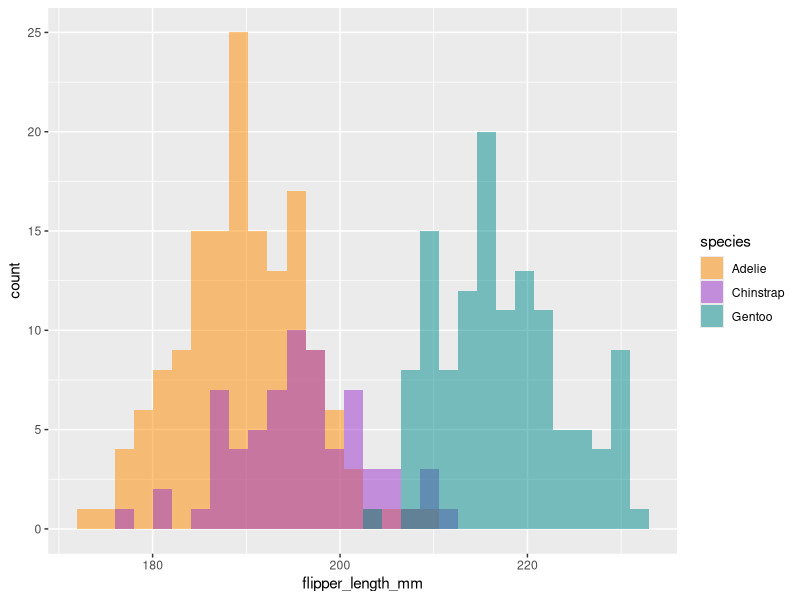

This figure's R source:
## ---- chunk 1
knitr::opts_chunk$set(fig.path = "figs/")
## ---- chunk 2
library(tidyverse)
library(palmerpenguins)
## ---- chunk 3
ggplot(data = penguins, aes(x = flipper_length_mm)) +
  geom_histogram(aes(fill = species), alpha = 0.5, position = "identity") +
  scale_fill_manual(values = c("darkorange","darkorchid","cyan4"))
